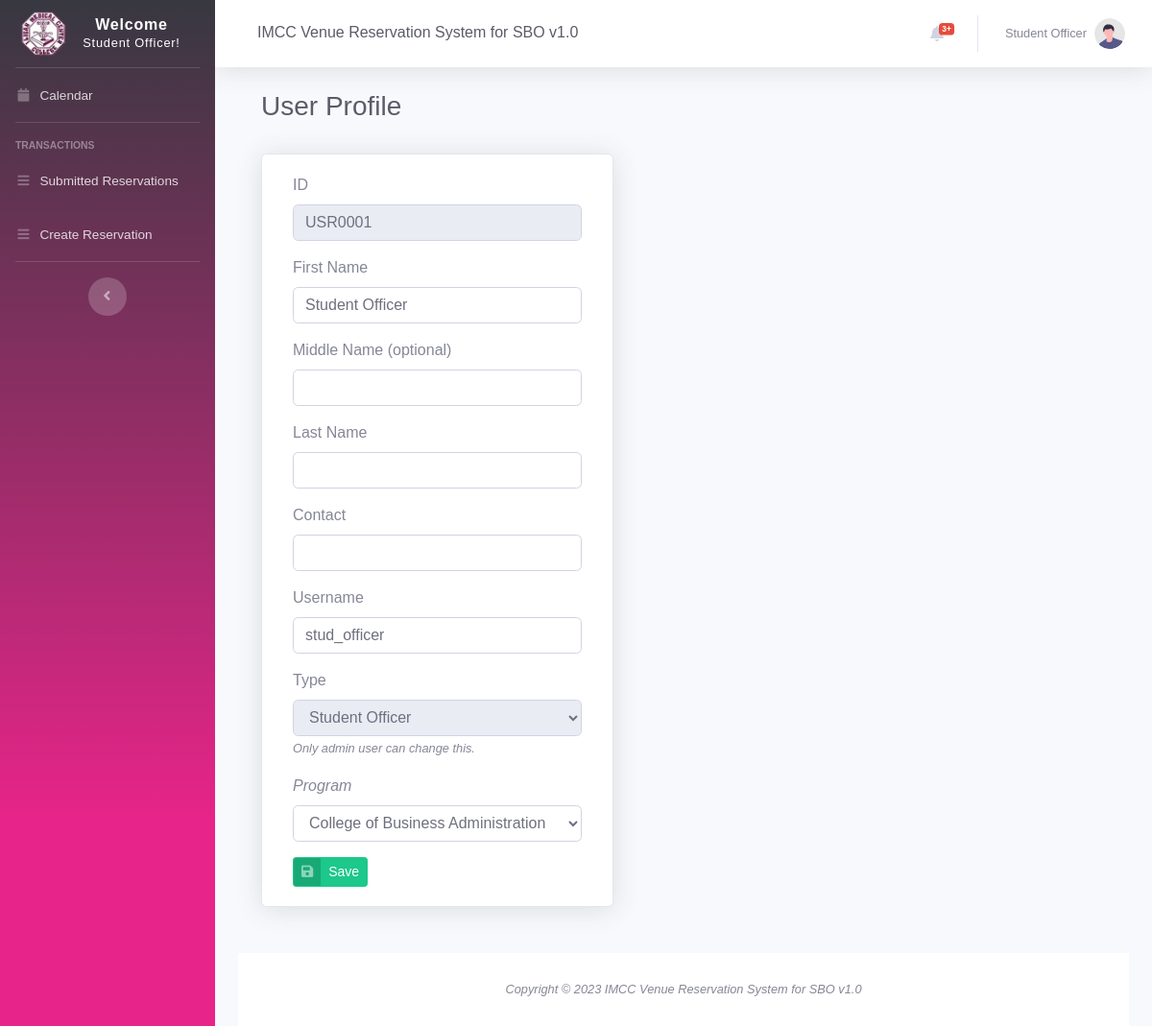
/user_profile.php (signed in), run on the app's committed database.
### tables this page shows
CREATE TABLE `users` (
  `id` int(11) NOT NULL,
  `userID` varchar(25) NOT NULL,
  `first_name` varchar(255) NOT NULL,
  `middle_name` varchar(255) DEFAULT NULL,
  `last_name` varchar(255) DEFAULT NULL,
  `contact` varchar(15) DEFAULT NULL,
  `username` varchar(255) NOT NULL,
  `password` varchar(255) NOT NULL,
  `change_pass` tinyint(1) NOT NULL DEFAULT 0,
  `position` varchar(50) NOT NULL,
  `programID` int(11) DEFAULT NULL,
  `dateAdded` datetime NOT NULL DEFAULT current_timestamp(),
  `dateUpdated` datetime DEFAULT NULL
);

CREATE TABLE `program` (
  `id` int(11) NOT NULL,
  `programID` varchar(15) DEFAULT NULL,
  `name` varchar(255) DEFAULT NULL,
  `color` varchar(15) DEFAULT NULL,
  `incharge_organization` varchar(255) DEFAULT NULL,
  `dateAdded` datetime NOT NULL DEFAULT current_timestamp(),
  `dateUpdated` datetime DEFAULT NULL
);

### user_profile.php (the view, shortened to what this page needs)
<?php
include 'settings/system.php';
include 'settings/header.php';
include "settings/sidebar.php";
include 'settings/topbar.php';
?>
<div class="container-fluid">
    <div class="d-sm-flex align-items-center justify-content-between mb-4">
        <div class="container-fluid">
            <div class="d-sm-flex align-items-center justify-content-between mb-4">
                <h1 class="h3 mb-2 text-gray-800"> User Profile</h1>
            </div>
            <div class="card shadow mb-4 col-xl-5 col-md-6">
                <div class="card-body">
                    <?php
                    if (!$_SESSION['userID'] or empty($_SESSION['userID'])) {
                        header('location: calendar.php');
                    } else {
                        $id = $_SESSION['userID'];
                        $get_user = $db->query("SELECT * FROM `users` WHERE userID = '$id' ");
                        $result_user = $get_user->fetchAll(PDO::FETCH_OBJ);
                        foreach ($result_user as $obj) {
                            $e_userID = $obj->userID;
                            $e_fname = $obj->first_name;
                            $e_mname = $obj->middle_name;
                            $e_lname = $obj->last_name;
                            $e_contact = $obj->contact;
                            $e_user = $obj->username;
                            $e_position = $obj->position;
                            $e_program = $obj->programID;
                        }
                    }
                    ?>
                    <div class="table-responsive">
                        <form role="form" method="post">
                            <div class="form-group">
                                <label>ID</label>
                                <input class="form-control" type="text" name="userID" value="<?= $e_userID ?>" readonly>
                            </div>
                            <div class="form-group">
                                <label>First Name</label>
                                <input class="form-control" type="text" name="fname" value="<?= $e_fname ?>" required>
                            </div>
                            <div class="form-group">
                                <label>Middle Name (optional)</label>
                                <input class="form-control" type="text" name="mname" value="<?= $e_mname ?>">
                            </div>
                            <div class="form-group">
                                <label>Last Name</label>
                                <input class="form-control" type="text" name="lname" value="<?= $e_lname ?>">
                            </div>
                            <div class="form-group">
                                <label>Contact</label>
                                <input class="form-control" type="text" name="contact" value="<?= $e_contact ?>" required>
                            </div>
                            <div class="form-group">
                                <label>Username</label>
                                <input class="form-control" type="text" name="uname" minlength="5" value="<?= $e_user ?>">
                            </div>
                            <div class="form-group">
                                <label>Type</label>
                                <select class="form-control" name="type" id="type" disabled>
                                    <option value="STO" <?php if ($e_position == "STO") {
                                                            echo 'selected';
                                                        } ?>>Student Officer</option>
                                </select>
                                <small><i>Only admin user can change this.<i></small>
                            </div>
                            <div class="form-group">
                                <label id="program_name">Program</label>
                                <select class="form-control" name="program" id="program">
                                    <?php
                                    $getProgram = $db->query("SELECT * FROM program ORDER BY name ASC");
                                    $res = $getProgram->fetchAll(PDO::FETCH_OBJ);
                                    foreach ($res as $v) { ?>
                                        <option value="<?php echo $v->id; ?>" <?php if ($e_program == $v->id) {
                                                                                    echo 'selected';
                                                                                }  ?>><?php echo $v->name; ?></option>
                                    <?php
                                    }
                                    ?>
                                </select>
                            </div>
                            <button type="submit" class="btn btn-success btn-icon-split btn-sm keychainify-checked">
                                <span class="icon text-white-50">
                                    <i class="fas fa-save "></i>
                                </span>
                                <span class="text">Save</span>
                            </button>
                        </form>
                    </div>
                </div>
            </div>
        </div>
    </div>
    <?php include 'settings/footer.php'; ?>

### data on the page
users: userID "USR0001", fname "Student Officer", uname "stud_officer", type "Student Officer", program "College of Business Administration"

### other printed values
NAME_ "IMCC Venue Reservation System for SBO v1.0"
$_SESSION['name'] "Student Officer"
